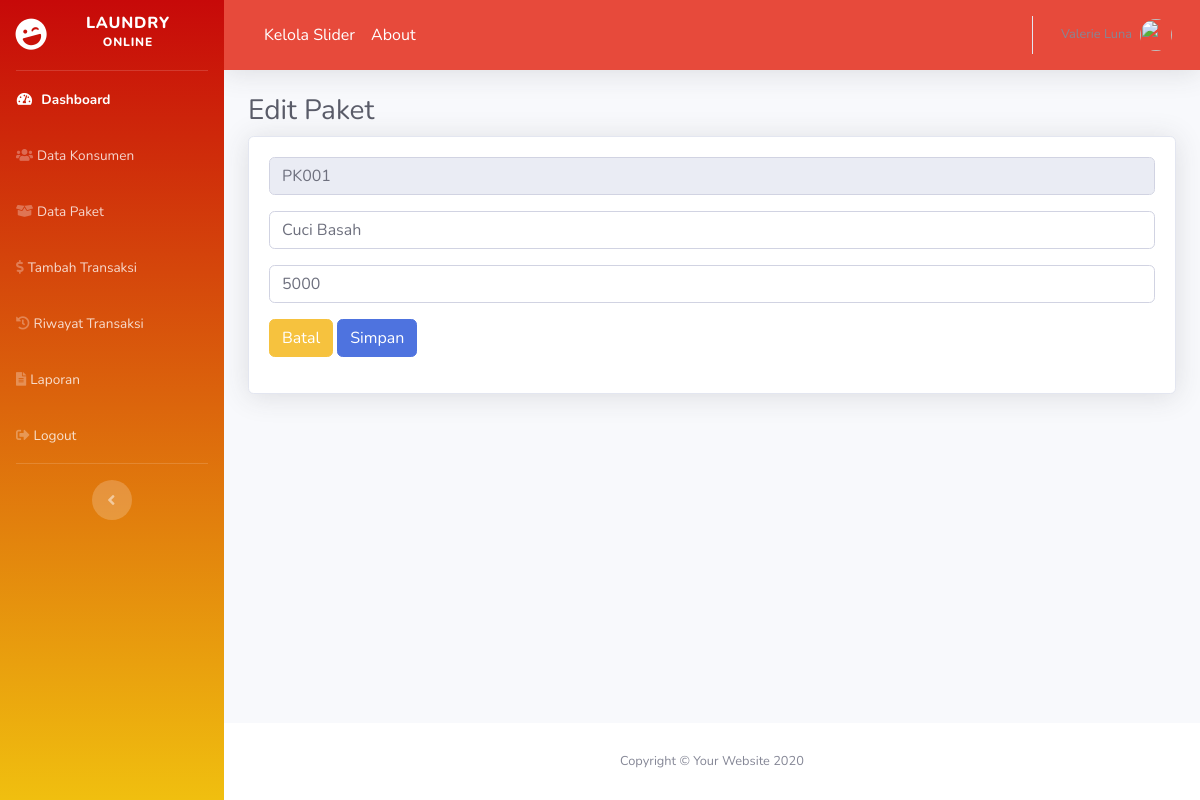
Screenshot of /paket/edit/PK001 with the database file from the repository.
### tables this page shows
CREATE TABLE `paket` (
  `kode_paket` varchar(20) NOT NULL,
  `nama_paket` varchar(50) NOT NULL,
  `harga_paket` varchar(20) NOT NULL
);

### application/controllers/Paket.php (called while the page is built, shortened)
<?php
class Paket extends CI_Controller {
  public function __construct(){
    $this->load->model('paket_model');
  }
  public function edit($id){
    $data['content'] = 'backend/paket/edit_paket';
    $data['title'] = 'Edit Paket';
    $data['paket'] = $this->paket_model->edit($id);
    $this->load->view('backend/dashboard', $data);
  }
}

### index.php (called while the page is built, shortened)
<?php
require_once BASEPATH.'core/CodeIgniter.php';

### application/models/Paket_model.php (called while the page is built, shortened)
<?php
class Paket_model extends CI_Model {
  public function edit($id){
    $this->db->select('*');
    $this->db->from('paket');
    $this->db->where('kode_paket', $id);
    return $this->db->get()->row_array();
  }
}

### application/views/backend/paket/edit_paket.php (the view, shortened to what this page needs)
<!DOCTYPE html>
<html lang="en">
<head>
</head>
<body>
<div class="container-fluid">
  <h1 class="h3 mb-2 text-gray-800"><?= $title; ?></h1>
  <div class="card shadow mb-4">
    <div class="card-body">
      <form method="post" action="<?= base_url('paket/update'); ?>">
        <div class="form-group">
          <input type="text" name="kode_paket" class="form-control" value="<?= $paket['kode_paket'] ?>" readonly>
        </div>
        <div class="form-group">
          <input type="text" name="nama_paket" class="form-control" placeholder="Input nama paket" value="<?= $paket['nama_paket'] ?>" required>
        </div>
        <div class="form-group">
          <input type="number" name="harga_paket" class="form-control" placeholder="Input harga paket" value="<?= $paket['harga_paket'] ?>" required>
        </div>
        <div class="form-group">
          <a href="<?= base_url('paket') ?>" class="btn btn-warning">Batal</a>
          <button type="submit" class="btn btn-primary">Simpan</button>
        </div>
      </form>
    </div>
  </div>
</div>
</body>
</html>

### rows the page displays
paket: kode_paket "PK001", nama_paket "Cuci Basah", harga_paket "5000"

### other values shown
$title "Edit Paket"
